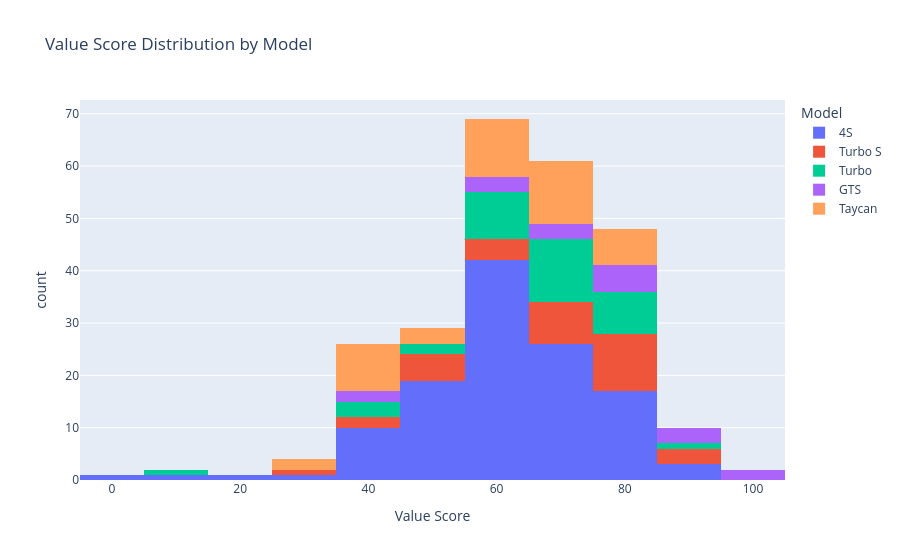

The notebook cell this image was saved under:
### Code cell
# Value score distribution
fig = px.histogram(
    df, x="value_score", color="model", nbins=20,
    title="Value Score Distribution by Model",
    labels={"value_score": "Value Score", "model": "Model"}
)
fig.show()

### Figure 1 — Plotly figure (JSON) as saved in the notebook; plotly's stock layout.template omitted (floating-point values rounded to 4 significant figures)
{"data": [{"bingroup": "x", "hovertemplate": "Model=4S<br>Value Score=%{x}<br>count=%{y}<extra></extra>", "legendgroup": "4S", "marker": {"color": "#636efa", "pattern": {"shape": ""}}, "name": "4S", "nbinsx": 20, "orientation": "v", "showlegend": true, "type": "histogram", "x": [54.4, 62.3, 46.0, 76.8, 63.5, 59.7, 55.1, 59.5, 83.8, 47.7, 61.7, 83.3, 0.0, 71.2, 71.1, 59.4, 45.8, 57.1, 68.7, 69.3, 42.5, 72.8, 61.6, 60.0, 59.7, 37.4, 59.0, 62.9, 71.8, 54.4, 70.8, 37.8, 35.0, 50.4, 57.3, 57.9, 57.5, 55.2, 63.9, 78.1, 48.3, 53.4, 53.0, 72.2, 68.8, 62.1, 73.9, 82.6, 47.4, 58.9, 69.9, 52.8, 9.1, 58.8, 58.8, 94.9, 60.9, 62.9, 57.6, 71.5, 43.7, 76.4, 51.8, 56.7, 68.2, 63.9, 76.2, 73.4, 43.4, 52.7, 68.2, 52.0, 75.4, 78.9, 45.2, 68.7, 83.7, 58.6, 59.8, 53.9, 63.9, 66.4, 75.8, 63.6, 60.9, 58.6, 74.0, 69.0, 66.0, 89.5, 80.4, 72.8, 61.4, 16.6, 38.9, 59.5, 44.2, 58.8, 67.5, 51.1, 57.1, 78.2, 55.4, 33.8, 76.1, 74.6, 59.7, 62.0, 70.3, 72.2, 85.4, 61.3, 61.4, 67.0, 54.8, 83.3, 42.9, 43.8, 49.3, 76.9, 77.7], "xaxis": "x", "yaxis": "y"}, {"bingroup": "x", "hovertemplate": "Model=Turbo S<br>Value Score=%{x}<br>count=%{y}<extra></extra>", "legendgroup": "Turbo S", "marker": {"color": "#EF553B", "pattern": {"shape": ""}}, "name": "Turbo S", "nbinsx": 20, "orientation": "v", "showlegend": true, "type": "histogram", "x": [44.0, 25.7, 67.0, 83.2, 81.8, 72.9, 76.0, 54.0, 60.1, 57.5, 61.7, 74.1, 40.5, 79.2, 75.6, 75.4, 90.3, 74.4, 78.8, 67.8, 86.8, 82.7, 59.0, 49.9, 76.0, 50.1, 83.2, 80.9, 65.0, 74.1, 50.8, 66.4, 51.9, 86.9], "xaxis": "x", "yaxis": "y"}, {"bingroup": "x", "hovertemplate": "Model=Turbo<br>Value Score=%{x}<br>count=%{y}<extra></extra>", "legendgroup": "Turbo", "marker": {"color": "#00cc96", "pattern": {"shape": ""}}, "name": "Turbo", "nbinsx": 20, "orientation": "v", "showlegend": true, "type": "histogram", "x": [56.3, 49.7, 7.6, 72.5, 60.9, 66.9, 56.9, 63.8, 75.3, 68.3, 78.0, 44.0, 71.1, 71.8, 67.6, 69.1, 52.0, 77.0, 88.4, 60.7, 41.6, 71.2, 68.9, 79.2, 63.5, 76.9, 72.8, 82.9, 81.2, 58.2, 64.9, 67.5, 73.2, 80.8, 57.8, 39.7], "xaxis": "x", "yaxis": "y"}, {"bingroup": "x", "hovertemplate": "Model=GTS<br>Value Score=%{x}<br>count=%{y}<extra></extra>", "legendgroup": "GTS", "marker": {"color": "#ab63fa", "pattern": {"shape": ""}}, "name": "GTS", "nbinsx": 20, "orientation": "v", "showlegend": true, "type": "histogram", "x": [64.4, 85.0, 85.9, 41.3, 87.3, 78.1, 63.6, 67.9, 69.4, 78.0, 95.8, 83.2, 80.0, 67.3, 42.0, 100.0, 76.7, 59.9], "xaxis": "x", "yaxis": "y"}, {"bingroup": "x", "hovertemplate": "Model=Taycan<br>Value Score=%{x}<br>count=%{y}<extra></extra>", "legendgroup": "Taycan", "marker": {"color": "#FFA15A", "pattern": {"shape": ""}}, "name": "Taycan", "nbinsx": 20, "orientation": "v", "showlegend": true, "type": "histogram", "x": [44.5, 39.7, 82.8, 55.5, 50.4, 62.8, 65.0, 77.2, 72.2, 65.4, 60.7, 70.3, 81.5, 60.4, 47.4, 31.0, 48.1, 40.9, 56.6, 81.5, 65.7, 39.1, 68.4, 59.9, 65.5, 43.2, 80.1, 75.2, 76.9, 66.6, 57.8, 59.4, 55.0, 73.3, 35.9, 60.9, 61.7, 69.4, 39.8, 34.0, 65.4, 44.4, 42.9, 66.6], "xaxis": "x", "yaxis": "y"}], "layout": {"barmode": "relative", "legend": {"title": {"text": "Model"}, "tracegroupgap": 0}, "title": {"text": "Value Score Distribution by Model"}, "xaxis": {"anchor": "y", "domain": [0, 1], "title": {"text": "Value Score"}}, "yaxis": {"anchor": "x", "domain": [0, 1], "title": {"text": "count"}}}}
